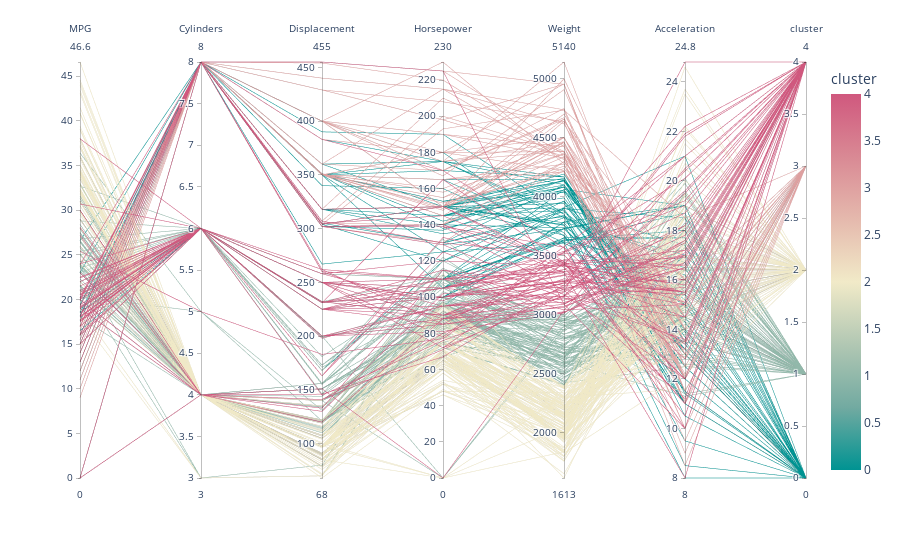

Notebook cell for this chart:
### Code cell
from sklearn.cluster import KMeans

cars_clust = cars.drop(['Car', 'Origin', 'Model'], axis=1)

clusters = KMeans(n_clusters = 5, random_state = 0).fit(cars_clust)
cars_clust['cluster'] = clusters.labels_


fig = px.parallel_coordinates(cars_clust, 
                              color='cluster', 
                              color_continuous_scale=px.colors.diverging.Tealrose,
                              color_continuous_midpoint=2)
fig.show()

### Figure 1 — Plotly figure (JSON) as saved in the notebook; plotly's stock layout.template omitted (floating-point values rounded to 4 significant figures; data arrays with more than 128 entries replaced by an {"elided": "..."} marker saying what was removed)
{"data": [{"dimensions": [{"label": "MPG", "values": {"elided": "406 float values"}}, {"label": "Cylinders", "values": {"elided": "406 int values"}}, {"label": "Displacement", "values": {"elided": "406 float values"}}, {"label": "Horsepower", "values": {"elided": "406 int values"}}, {"label": "Weight", "values": {"elided": "406 int values"}}, {"label": "Acceleration", "values": {"elided": "406 float values"}}, {"label": "cluster", "values": {"elided": "406 int values"}}], "domain": {"x": [0, 1], "y": [0, 1]}, "line": {"color": {"elided": "406 int values"}, "coloraxis": "coloraxis"}, "name": "", "type": "parcoords"}], "layout": {"coloraxis": {"cmid": 2, "colorbar": {"title": {"text": "cluster"}}, "colorscale": [[0, "rgb(0, 147, 146)"], [0.1667, "rgb(114, 170, 161)"], [0.3333, "rgb(177, 199, 179)"], [0.5, "rgb(241, 234, 200)"], [0.6667, "rgb(229, 185, 173)"], [0.8333, "rgb(217, 137, 148)"], [1, "rgb(208, 88, 126)"]]}, "legend": {"tracegroupgap": 0}, "margin": {"t": 60}}}
